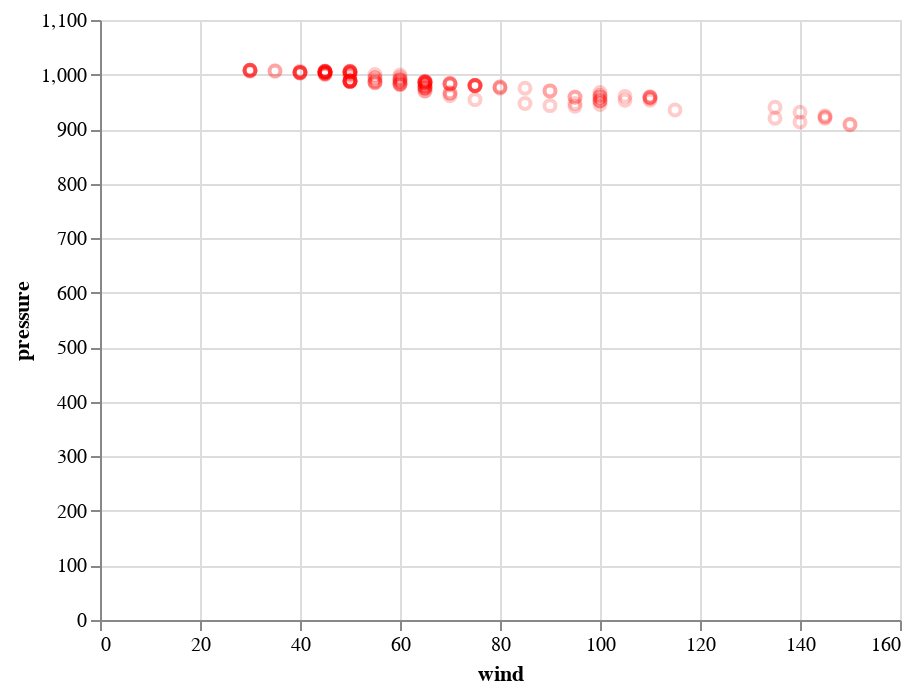

Notebook cell for this chart:
### Code cell
alt.Chart(Maria).mark_point().encode(
    x='wind',
    y='pressure', 
).configure_mark(
    opacity=0.2,
    color='red'
).interactive()

### Figure 1 — Vega-Lite specification as saved in the notebook (floating-point values rounded to 4 significant figures; data arrays with more than 128 entries replaced by an {"elided": "..."} marker saying what was removed)
{"config": {"view": {"continuousWidth": 400, "continuousHeight": 300}, "mark": {"color": "red", "opacity": 0.2}}, "data": {"name": "data-be38dc5528d199ac1d723d35b39b4d94"}, "mark": "point", "encoding": {"x": {"field": "wind", "type": "quantitative"}, "y": {"field": "pressure", "type": "quantitative"}}, "selection": {"selector001": {"type": "interval", "bind": "scales", "encodings": ["x", "y"]}}, "$schema": "https://vega.github.io/schema/vega-lite/v4.17.0.json", "datasets": {"data-be38dc5528d199ac1d723d35b39b4d94": {"elided": "134 records"}}}
